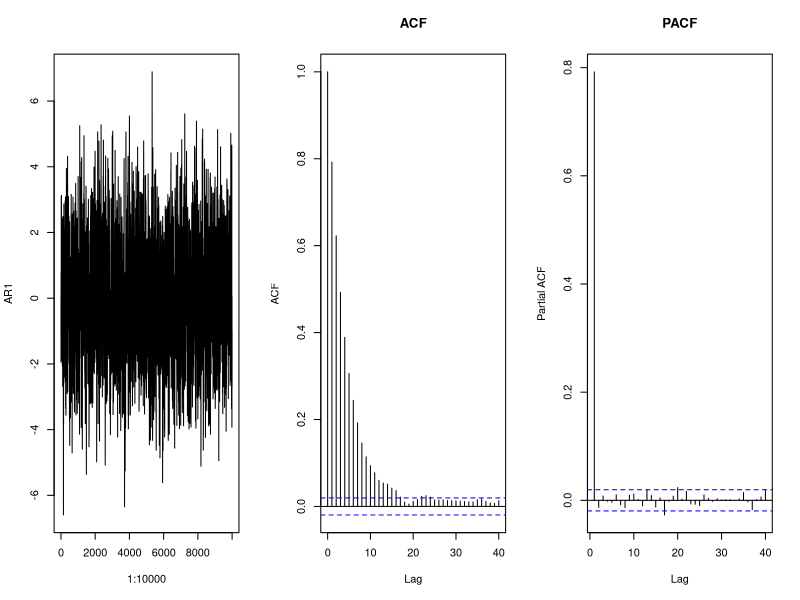
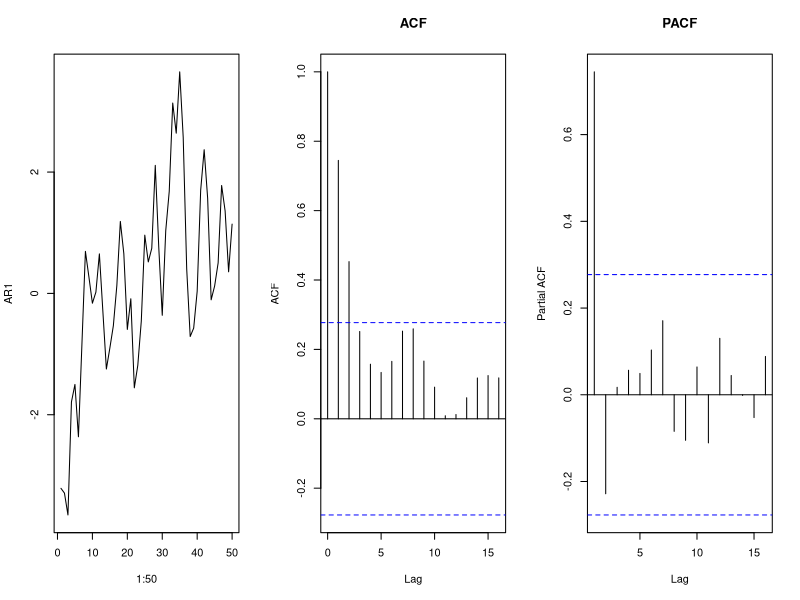
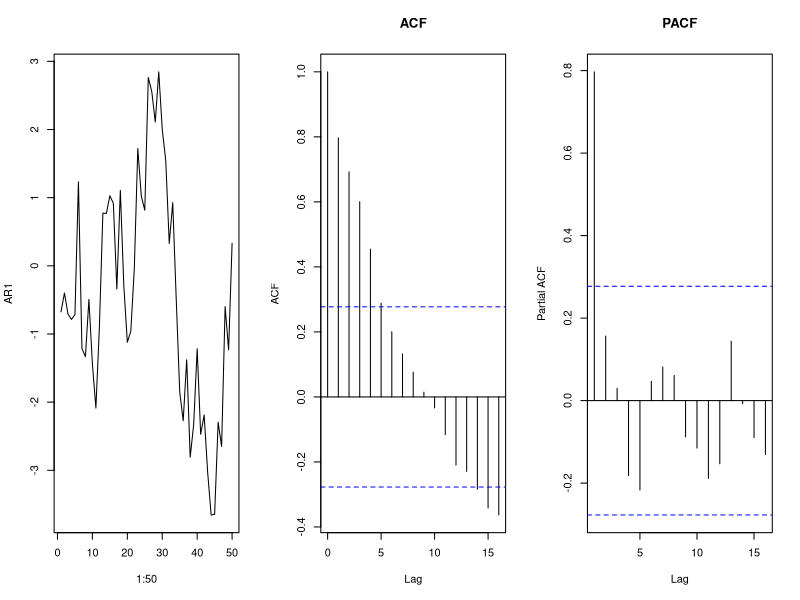
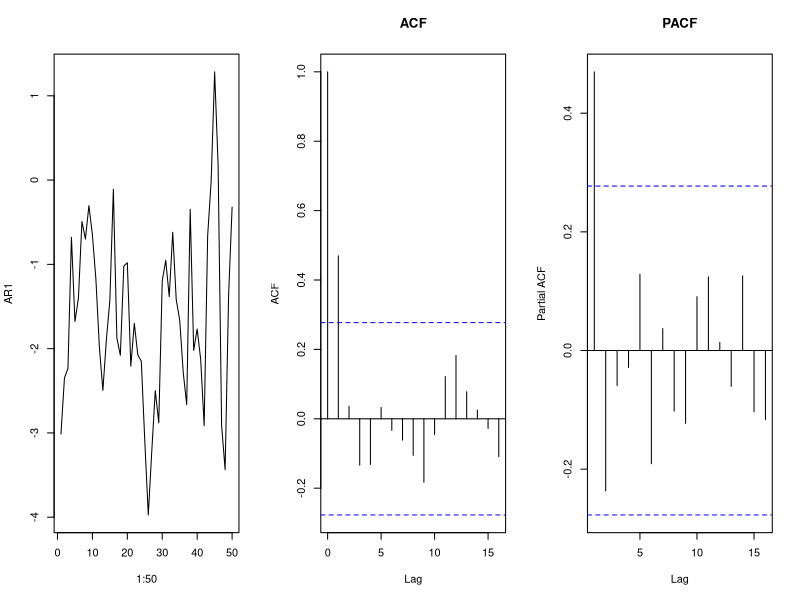
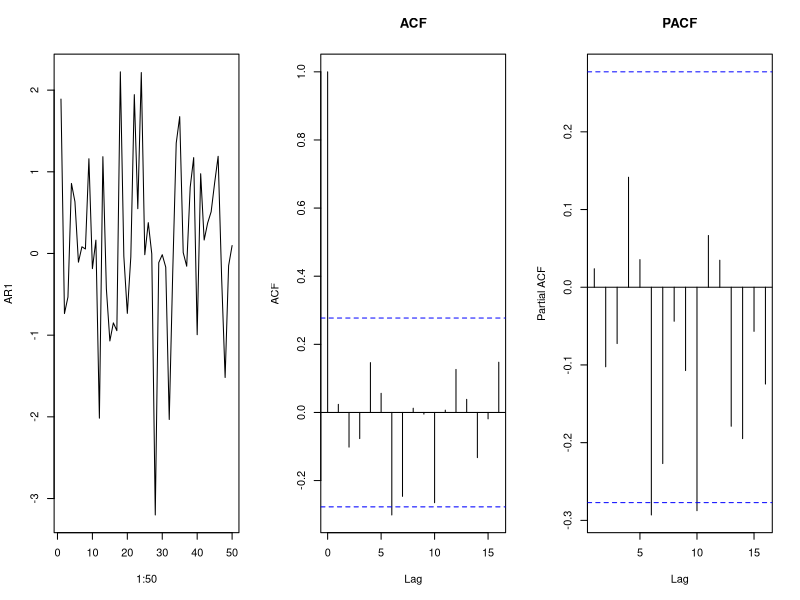
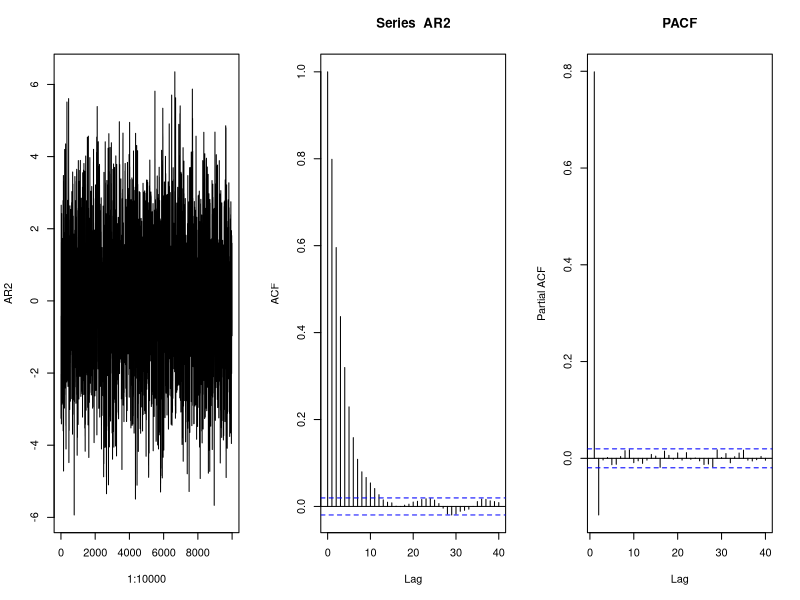
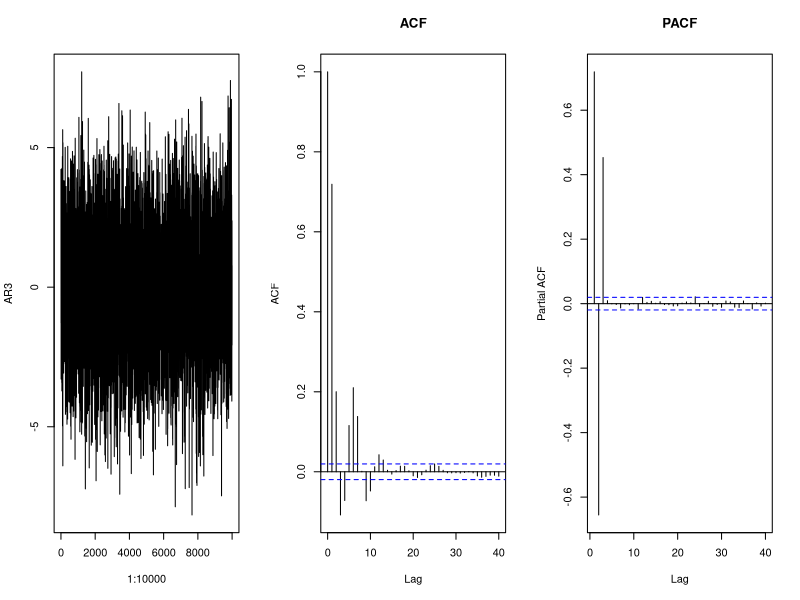
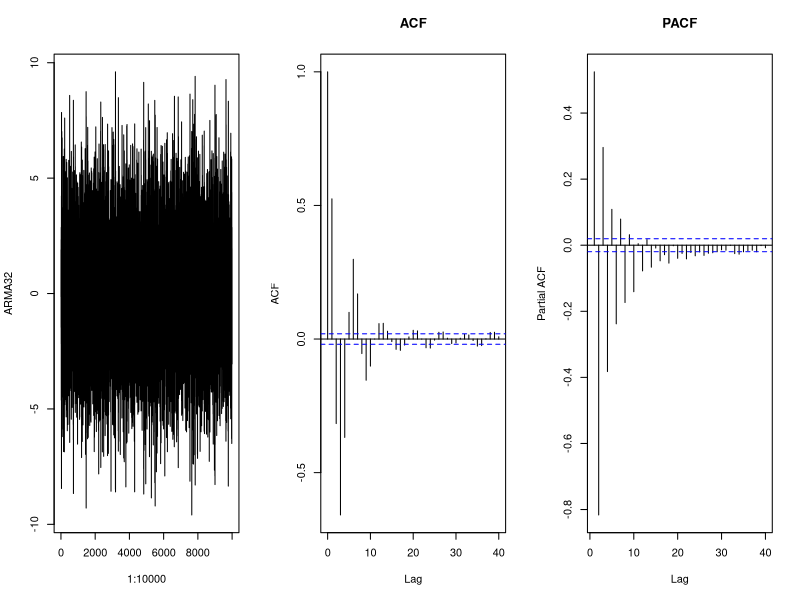

Source code (R) for these figures, in order:
## ---- chunk 1
knitr::opts_chunk$set(echo = TRUE)
## ---- chunk 2
AR1<-arima.sim(list(ar=c(0.8)),10000) #AR1 is just a vector of values.  They will be centered around 0 unless we add a shift or include some other source of variation like a predictor.
par(mfrow=c(1,3))
plot(1:10000,AR1,type="l")
acf(AR1,main="ACF")
pacf(AR1,main="PACF")

## ---- chunk 3
#QUestion 7, Round 1
AR1<-arima.sim(list(ar=c(0.8)),50) #AR1 is just a vector of values.  They will be centered around 0 unless we add a shift or include some other source of variation like a predictor.
par(mfrow=c(1,3))
plot(1:50,AR1,type="l")
acf(AR1,main="ACF")
pacf(AR1,main="PACF")

## ---- chunk 4
#QUestion 7, Round 2
AR1<-arima.sim(list(ar=c(0.8)),50) #AR1 is just a vector of values.  They will be centered around 0 unless we add a shift or include some other source of variation like a predictor.
par(mfrow=c(1,3))
plot(1:50,AR1,type="l")
acf(AR1,main="ACF")
pacf(AR1,main="PACF")

## ---- chunk 5
#Question 7, Round 3
AR1<-arima.sim(list(ar=c(0.8)),50) #AR1 is just a vector of values.  They will be centered around 0 unless we add a shift or include some other source of variation like a predictor.
par(mfrow=c(1,3))
plot(1:50,AR1,type="l")
acf(AR1,main="ACF")
pacf(AR1,main="PACF")

## ---- chunk 6
#Question 8
AR1<-arima.sim(list(ar=c(0.0)),50) #AR1 is just a vector of values.  They will be centered around 0 unless we add a shift or include some other source of variation like a predictor.
par(mfrow=c(1,3))
plot(1:50,AR1,type="l")
acf(AR1,main="ACF")
pacf(AR1,main="PACF")

## ---- chunk 7
#AR2 Behavior
rho1<-.8
rho2<-.6
a1<-(rho1*(1-rho2)/(1-rho1^2))
a2<-(rho2-rho1^2)/(1-rho1^2)
AR2<-arima.sim(list(ar=c(a1,a2)),10000)
par(mfrow=c(1,3))
plot(1:10000,AR2,type="l")
acf(AR2)
pacf(AR2,main="PACF")
## ---- chunk 8
#AR3 Behavior
a1<-1.5
a2<--1.21
a3<-.46
AR3<-arima.sim(list(ar=c(a1,a2,a3)),10000)
par(mfrow=c(1,3))
plot(1:10000,AR3,type="l")
acf(AR3,main="ACF")
pacf(AR3,main="PACF")

## ---- chunk 9
#ARMA(3,2) Behavior
a1<-1.5
a2<--1.21
a3<-.46
b1<--.2
b2<--.9
ARMA32<-arima.sim(list(ar=c(a1,a2,a3),ma=c(b1,b2)),10000)
par(mfrow=c(1,3))
plot(1:10000,ARMA32,type="l")
acf(ARMA32,main="ACF")
pacf(ARMA32,main="PACF")
## ---- chunk 10
#MA(2) (Behavior)
b1<- .2
b2<- .9
MA2<-arima.sim(list(ma=c(b1,b2)),10000)
par(mfrow=c(1,3))
plot(1:10000,MA2,type="l")
acf(MA2,main="ACF")
pacf(MA2,main="PACF")


## ---- chunk 11
library(tseries)
library(forecast)
library(ggplot2)
bills<-read.csv("ElectricBill.csv")
head(bills)

bills$DateIndex<-1:nrow(bills)

ggplot()+geom_line(data=bills,aes(x=DateIndex,y=Bill))

attach(bills)
Acf(Bill)
Pacf(Bill)

library(car)
durbinWatsonTest(lm(Bill~1),max.lag=4)

AR1<-arima(Bill,order=c(1,0,0))
AR2<-arima(Bill,order=c(2,0,0))
AR3<-arima(Bill,order=c(3,0,0))

tsdisplay(residuals(AR1),lag.max=15,main="AR(1) Resid. Diagnostics")

## ---- chunk 12
#Fit AR(4) model
AR4 <- arima(Bill,order = c(4,0,0))

#Fit AR(5) model
AR5 <- arima(Bill,order = c(5,0,0))

#Look at residual diagnostics of all 5 models

tsdisplay(residuals(AR1),lag.max=15,main="AR(1) Resid. Diagnostics")
tsdisplay(residuals(AR2),lag.max=15,main="AR(2) Resid. Diagnostics")
tsdisplay(residuals(AR3),lag.max=15,main="AR(3) Resid. Diagnostics")
tsdisplay(residuals(AR4),lag.max=15,main="AR(4) Resid. Diagnostics")
tsdisplay(residuals(AR5),lag.max=15,main="AR(5) Resid. Diagnostics")

## ---- chunk 13
AIC(AR1)
AIC(AR2)
AIC(AR3)
AIC(AR4)
AIC(AR5)
## ---- chunk 14
ARIMA.fit<-auto.arima(Bill,seasonal=FALSE)
ARIMA.fit

ARIMA.fit<-auto.arima(Bill,seasonal=FALSE,stepwise=FALSE)
ARIMA.fit

plot(forecast(ARIMA.fit,h=10))
points(1:length(Bill),fitted(ARIMA.fit),type="l",col="blue")

## ---- chunk 15
plot(forecast(AR1,h=10))
points(1:length(Bill),fitted(ARIMA.fit),type="l",col="blue")
## ---- chunk 16
plot(forecast(ARIMA.fit,h=100))
points(1:length(Bill),fitted(ARIMA.fit),type="l",col="blue")
## ---- chunk 17
plot(AvgTemp,Bill,xlab="Avg. Temperature")
ols<-lm(Bill~AvgTemp)
abline(ols)
text(80,200,paste("Cor=",round(cor(Bill,AvgTemp),2)))

holdout.test<-window(ts(Bill),start=36)
train<-Bill[1:35]
predictor<-AvgTemp[1:35]
simpleols<-arima(train,order=c(0,0,0),xreg=predictor)
tsdisplay(residuals(simpleols),lag.max=15,main="Resid. Diagnostics of OLS")

ARIMA.with.Pred<-auto.arima(train,xreg=predictor,stepwise=FALSE)
ARIMA.with.Pred

tsdisplay(residuals(ARIMA.with.Pred),lag.max=15,main="Resid. Diagnostics with AR(4)")


plot(forecast(ARIMA.with.Pred,h=5,xreg=matrix(AvgTemp[36:40])))


points(1:length(train),fitted(ARIMA.with.Pred),type="l",col="blue")
points(1:40,Bill,type="l")


newpred<-as.matrix(cbind(predictor,predictor^2))
colnames(newpred)<-c("Pred","Pred2")
ARIMA.with.Pred2<-auto.arima(train,xreg=newpred,stepwise=FALSE)
ARIMA.with.Pred2

tsdisplay(residuals(ARIMA.with.Pred2),lag.max=15,main="Resid. Diagnostics AR(4) Quadratic")

test.pred<-as.matrix(cbind(AvgTemp[36:40],AvgTemp[36:40]^2))
colnames(test.pred)<-c("Pred","Pred2")
plot(forecast(ARIMA.with.Pred2,h=5,xreg=test.pred))
points(1:length(train),fitted(ARIMA.with.Pred2),type="l",col="blue")
points(1:40,Bill,type="l")

casts.avgtemp<-forecast(ARIMA.with.Pred,h=5,xreg=matrix(AvgTemp[36:40]))
accuracy(casts.avgtemp,Bill[36:40])

cast.avgtemp.quad<-forecast(ARIMA.with.Pred2,h=5,xreg=test.pred)
accuracy(cast.avgtemp.quad,Bill[36:40])

#View(AvgTemp)
## ---- chunk 18
holdout.test<-window(ts(Bill),start=36)
train<-Bill[1:35]
predictor<-AvgTemp[1:35]
simpleols<-arima(train,order=c(0,0,0),xreg=predictor)
tsdisplay(residuals(simpleols),lag.max=15,main="Resid. Diagnostics of OLS")

ARIMA.with.Pred<-auto.arima(train,xreg=predictor,stepwise=FALSE)
ARIMA.with.Pred

tsdisplay(residuals(ARIMA.with.Pred),lag.max=15,main="Resid. Diagnostics with AR(4)")


plot(forecast(ARIMA.with.Pred,h=5,xreg=matrix(AvgTemp[36:40])))


points(1:length(train),fitted(ARIMA.with.Pred),type="l",col="blue")
points(1:40,Bill,type="l")


newpred<-as.matrix(cbind(predictor,predictor^2))
colnames(newpred)<-c("Pred","Pred2")
ARIMA.with.Pred2<-auto.arima(train,xreg=newpred,stepwise=FALSE)
ARIMA.with.Pred2

tsdisplay(residuals(ARIMA.with.Pred2),lag.max=15,main="Resid. Diagnostics AR(4) Quadratic")

test.pred<-as.matrix(cbind(AvgTemp[36:40],AvgTemp[36:40]^2))
colnames(test.pred)<-c("Pred","Pred2")
plot(forecast(ARIMA.with.Pred2,h=5,xreg=test.pred))
points(1:length(train),fitted(ARIMA.with.Pred2),type="l",col="blue")
points(1:40,Bill,type="l")

casts.avgtemp<-forecast(ARIMA.with.Pred,h=5,xreg=matrix(AvgTemp[36:40]))
accuracy(casts.avgtemp,Bill[36:40])

cast.avgtemp.quad<-forecast(ARIMA.with.Pred2,h=5,xreg=test.pred)
accuracy(cast.avgtemp.quad,Bill[36:40])

